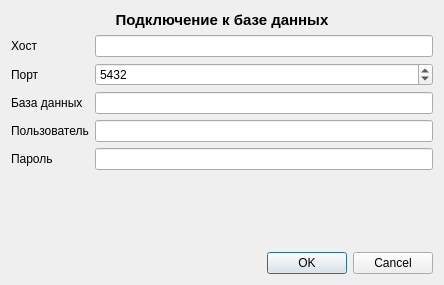
<?xml version="1.0" encoding="UTF-8"?>
<ui version="4.0">
 <class>SettingsDialog</class>
 <widget class="QDialog" name="SettingsDialog">
  <property name="geometry">
   <rect>
    <x>0</x>
    <y>0</y>
    <width>444</width>
    <height>285</height>
   </rect>
  </property>
  <property name="windowTitle">
   <string>Настройка подключения</string>
  </property>
  <property name="windowIcon">
   <iconset resource="res.qrc">
    <normaloff>:/settings</normaloff>:/settings</iconset>
  </property>
  <layout class="QVBoxLayout" name="verticalLayout">
   <item>
    <widget class="QLabel" name="label">
     <property name="font">
      <font>
       <pointsize>11</pointsize>
       <weight>75</weight>
       <bold>true</bold>
      </font>
     </property>
     <property name="text">
      <string>Подключение к базе данных</string>
     </property>
     <property name="alignment">
      <set>Qt::AlignCenter</set>
     </property>
    </widget>
   </item>
   <item>
    <layout class="QFormLayout" name="formLayout">
     <item row="0" column="0">
      <widget class="QLabel" name="Label">
       <property name="text">
        <string>Хост</string>
       </property>
      </widget>
     </item>
     <item row="0" column="1">
      <widget class="QLineEdit" name="leHost"/>
     </item>
     <item row="1" column="0">
      <widget class="QLabel" name="Label_2">
       <property name="text">
        <string>Порт</string>
       </property>
      </widget>
     </item>
     <item row="1" column="1">
      <widget class="QSpinBox" name="sbPort">
       <property name="maximum">
        <number>999999</number>
       </property>
       <property name="value">
        <number>5432</number>
       </property>
      </widget>
     </item>
     <item row="2" column="0">
      <widget class="QLabel" name="Label_3">
       <property name="text">
        <string>База данных</string>
       </property>
      </widget>
     </item>
     <item row="2" column="1">
      <widget class="QLineEdit" name="leDb"/>
     </item>
     <item row="3" column="0">
      <widget class="QLabel" name="Label_4">
       <property name="text">
        <string>Пользователь</string>
       </property>
      </widget>
     </item>
     <item row="3" column="1">
      <widget class="QLineEdit" name="leUser"/>
     </item>
     <item row="4" column="0">
      <widget class="QLabel" name="Label_5">
       <property name="text">
        <string>Пароль</string>
       </property>
      </widget>
     </item>
     <item row="4" column="1">
      <widget class="QLineEdit" name="lePassword">
       <property name="echoMode">
        <enum>QLineEdit::Password</enum>
       </property>
      </widget>
     </item>
    </layout>
   </item>
   <item>
    <spacer name="verticalSpacer">
     <property name="orientation">
      <enum>Qt::Vertical</enum>
     </property>
     <property name="sizeHint" stdset="0">
      <size>
       <width>20</width>
       <height>40</height>
      </size>
     </property>
    </spacer>
   </item>
   <item>
    <widget class="QDialogButtonBox" name="buttonBox">
     <property name="orientation">
      <enum>Qt::Horizontal</enum>
     </property>
     <property name="standardButtons">
      <set>QDialogButtonBox::Cancel|QDialogButtonBox::Ok</set>
     </property>
    </widget>
   </item>
  </layout>
 </widget>
 <resources>
  <include location="res.qrc"/>
 </resources>
 <connections>
  <connection>
   <sender>buttonBox</sender>
   <signal>accepted()</signal>
   <receiver>SettingsDialog</receiver>
   <slot>accept()</slot>
   <hints>
    <hint type="sourcelabel">
     <x>248</x>
     <y>254</y>
    </hint>
    <hint type="destinationlabel">
     <x>157</x>
     <y>274</y>
    </hint>
   </hints>
  </connection>
  <connection>
   <sender>buttonBox</sender>
   <signal>rejected()</signal>
   <receiver>SettingsDialog</receiver>
   <slot>reject()</slot>
   <hints>
    <hint type="sourcelabel">
     <x>316</x>
     <y>260</y>
    </hint>
    <hint type="destinationlabel">
     <x>286</x>
     <y>274</y>
    </hint>
   </hints>
  </connection>
 </connections>
</ui>
